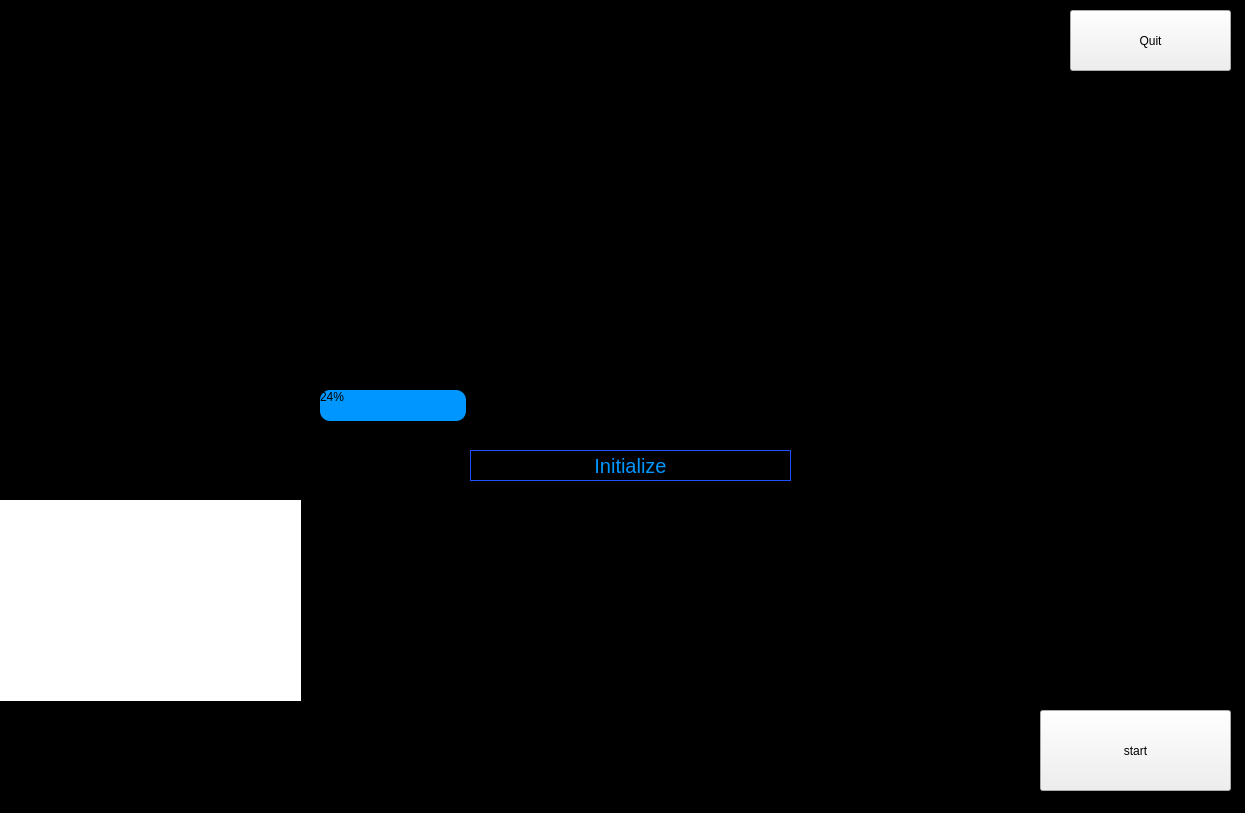
<?xml version="1.0" encoding="UTF-8"?>
<ui version="4.0">
 <class>MainWindow</class>
 <widget class="QMainWindow" name="MainWindow">
  <property name="geometry">
   <rect>
    <x>0</x>
    <y>0</y>
    <width>1245</width>
    <height>813</height>
   </rect>
  </property>
  <property name="windowTitle">
   <string>MainWindow</string>
  </property>
  <widget class="QWidget" name="centralwidget">
   <widget class="QLabel" name="label">
    <property name="geometry">
     <rect>
      <x>-70</x>
      <y>-100</y>
      <width>1381</width>
      <height>1021</height>
     </rect>
    </property>
    <property name="styleSheet">
     <string notr="true">background-color:black
</string>
    </property>
    <property name="text">
     <string>TextLabel</string>
    </property>
   </widget>
   <widget class="QLabel" name="arcreacter">
    <property name="geometry">
     <rect>
      <x>380</x>
      <y>180</y>
      <width>500</width>
      <height>500</height>
     </rect>
    </property>
    <property name="styleSheet">
     <string notr="true">background-color:white
.center {
  margin: auto;
  width: 50%;
  border: 3px solid green;
  padding: 10px;
}</string>
    </property>
    <property name="text">
     <string/>
    </property>
    <property name="pixmap">
     <pixmap>reacter.gif</pixmap>
    </property>
    <property name="scaledContents">
     <bool>true</bool>
    </property>
    <property name="alignment">
     <set>Qt::AlignCenter</set>
    </property>
    <property name="wordWrap">
     <bool>false</bool>
    </property>
   </widget>
   <widget class="QLabel" name="globe">
    <property name="geometry">
     <rect>
      <x>-40</x>
      <y>500</y>
      <width>341</width>
      <height>201</height>
     </rect>
    </property>
    <property name="styleSheet">
     <string notr="true">background-color:white</string>
    </property>
    <property name="text">
     <string/>
    </property>
    <property name="pixmap">
     <pixmap>globe.gif</pixmap>
    </property>
    <property name="scaledContents">
     <bool>true</bool>
    </property>
   </widget>
   <widget class="QLabel" name="label_5">
    <property name="geometry">
     <rect>
      <x>790</x>
      <y>360</y>
      <width>47</width>
      <height>13</height>
     </rect>
    </property>
    <property name="text">
     <string>TextLabel</string>
    </property>
   </widget>
   <widget class="QPushButton" name="startpushButton">
    <property name="geometry">
     <rect>
      <x>1040</x>
      <y>710</y>
      <width>191</width>
      <height>81</height>
     </rect>
    </property>
    <property name="text">
     <string>start</string>
    </property>
   </widget>
   <widget class="QPushButton" name="quitpushButton_2">
    <property name="geometry">
     <rect>
      <x>1070</x>
      <y>10</y>
      <width>161</width>
      <height>61</height>
     </rect>
    </property>
    <property name="text">
     <string>Quit</string>
    </property>
   </widget>
   <widget class="QWidget" name="horizontalLayoutWidget">
    <property name="geometry">
     <rect>
      <x>920</x>
      <y>830</y>
      <width>221</width>
      <height>81</height>
     </rect>
    </property>
    <layout class="QHBoxLayout" name="horizontalLayout_2">
     <item>
      <widget class="QFrame" name="size_grip">
       <property name="frameShape">
        <enum>QFrame::StyledPanel</enum>
       </property>
       <property name="frameShadow">
        <enum>QFrame::Raised</enum>
       </property>
      </widget>
     </item>
    </layout>
   </widget>
   <widget class="QProgressBar" name="progressBar">
    <property name="geometry">
     <rect>
      <x>320</x>
      <y>390</y>
      <width>611</width>
      <height>31</height>
     </rect>
    </property>
    <property name="styleSheet">
     <string notr="true">QProgressBar{
	border-radius:10px;
    background-color:transparent;
}
QProgressBar::chunk{
	border-radius:10px;	
    background-color:#0096FF;
}</string>
    </property>
    <property name="value">
     <number>24</number>
    </property>
   </widget>
   <widget class="QPushButton" name="button">
    <property name="geometry">
     <rect>
      <x>470</x>
      <y>450</y>
      <width>321</width>
      <height>31</height>
     </rect>
    </property>
    <property name="font">
     <font>
      <pointsize>15</pointsize>
     </font>
    </property>
    <property name="styleSheet">
     <string notr="true">background-color:transparent;
color:#0096FF;
border:1px solid;
border-color:#1F51FF;
border-style:double;</string>
    </property>
    <property name="text">
     <string>Initialize</string>
    </property>
   </widget>
  </widget>
 </widget>
 <resources/>
 <connections/>
</ui>
